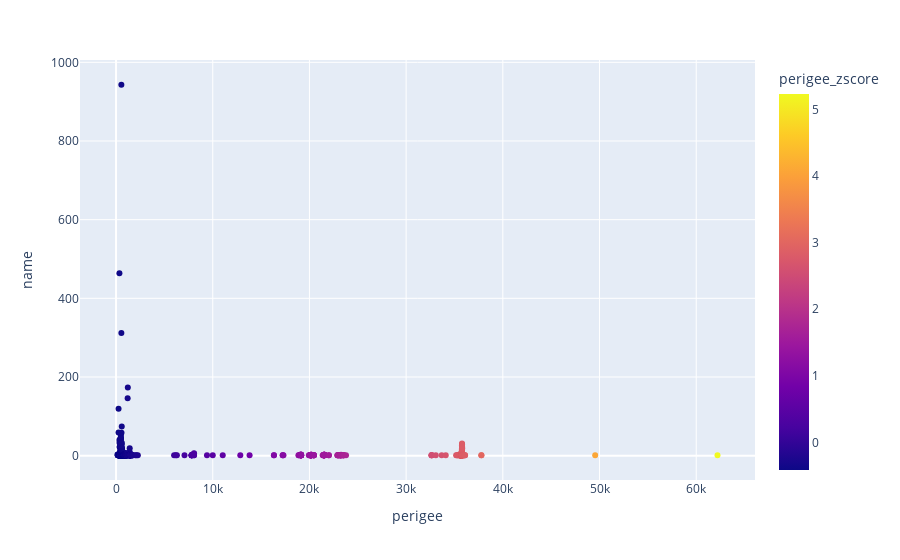
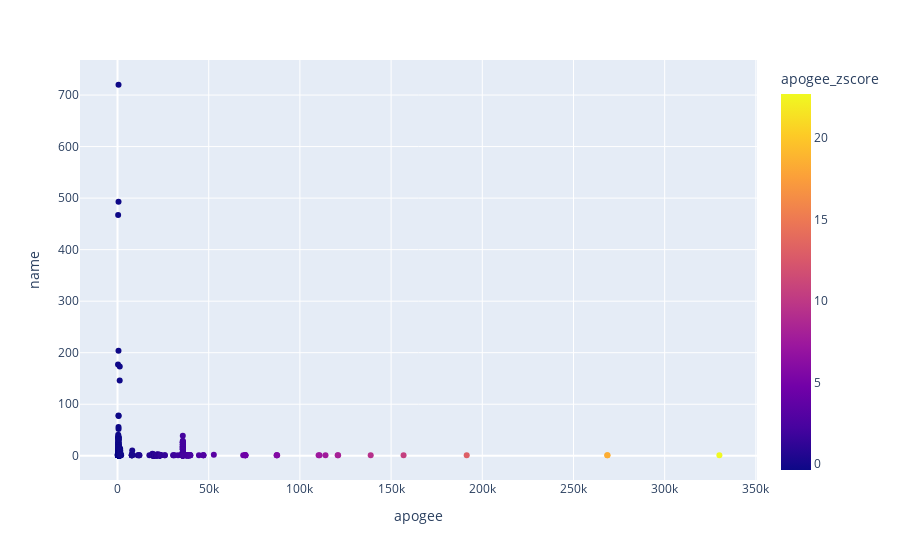

The code cell stored with these charts, in order, in its notebook:
### Code cell
def zscore_analysis(df, var):
    dt = df.copy()
    dt = zscore(dt, var)

    zscorevar = "{}_zscore".format(var)
    outliervar = "{}_zscore_outlier".format(var)

    dt = dt.groupby([var, zscorevar, outliervar]).agg({
        "name": "count"
    })

    dt.reset_index(inplace=True)

    fig = px.scatter(dt, x=var, y="name", color=zscorevar)
    fig.show()

zscore_analysis(df, "perigee")
zscore_analysis(df, "apogee")

### Figure 1 — Plotly figure (JSON) as saved in the notebook; plotly's stock layout.template omitted (floating-point values rounded to 4 significant figures; data arrays with more than 128 entries replaced by an {"elided": "..."} marker saying what was removed)
{"data": [{"hovertemplate": "perigee=%{x}<br>name=%{y}<br>perigee_zscore=%{marker.color}<extra></extra>", "legendgroup": "", "marker": {"color": {"elided": "775 float values"}, "coloraxis": "coloraxis", "symbol": "circle"}, "mode": "markers", "name": "", "orientation": "v", "showlegend": false, "type": "scatter", "x": {"elided": "775 int values"}, "xaxis": "x", "y": {"elided": "775 int values"}, "yaxis": "y"}], "layout": {"coloraxis": {"colorbar": {"title": {"text": "perigee_zscore"}}, "colorscale": [[0, "#0d0887"], [0.1111, "#46039f"], [0.2222, "#7201a8"], [0.3333, "#9c179e"], [0.4444, "#bd3786"], [0.5556, "#d8576b"], [0.6667, "#ed7953"], [0.7778, "#fb9f3a"], [0.8889, "#fdca26"], [1, "#f0f921"]]}, "legend": {"tracegroupgap": 0}, "margin": {"t": 60}, "xaxis": {"anchor": "y", "domain": [0, 1], "title": {"text": "perigee"}}, "yaxis": {"anchor": "x", "domain": [0, 1], "title": {"text": "name"}}}}

### Figure 2 — Plotly figure (JSON) as saved in the notebook; plotly's stock layout.template omitted (floating-point values rounded to 4 significant figures; data arrays with more than 128 entries replaced by an {"elided": "..."} marker saying what was removed)
{"data": [{"hovertemplate": "apogee=%{x}<br>name=%{y}<br>apogee_zscore=%{marker.color}<extra></extra>", "legendgroup": "", "marker": {"color": {"elided": "768 float values"}, "coloraxis": "coloraxis", "symbol": "circle"}, "mode": "markers", "name": "", "orientation": "v", "showlegend": false, "type": "scatter", "x": {"elided": "768 int values"}, "xaxis": "x", "y": {"elided": "768 int values"}, "yaxis": "y"}], "layout": {"coloraxis": {"colorbar": {"title": {"text": "apogee_zscore"}}, "colorscale": [[0, "#0d0887"], [0.1111, "#46039f"], [0.2222, "#7201a8"], [0.3333, "#9c179e"], [0.4444, "#bd3786"], [0.5556, "#d8576b"], [0.6667, "#ed7953"], [0.7778, "#fb9f3a"], [0.8889, "#fdca26"], [1, "#f0f921"]]}, "legend": {"tracegroupgap": 0}, "margin": {"t": 60}, "xaxis": {"anchor": "y", "domain": [0, 1], "title": {"text": "apogee"}}, "yaxis": {"anchor": "x", "domain": [0, 1], "title": {"text": "name"}}}}
